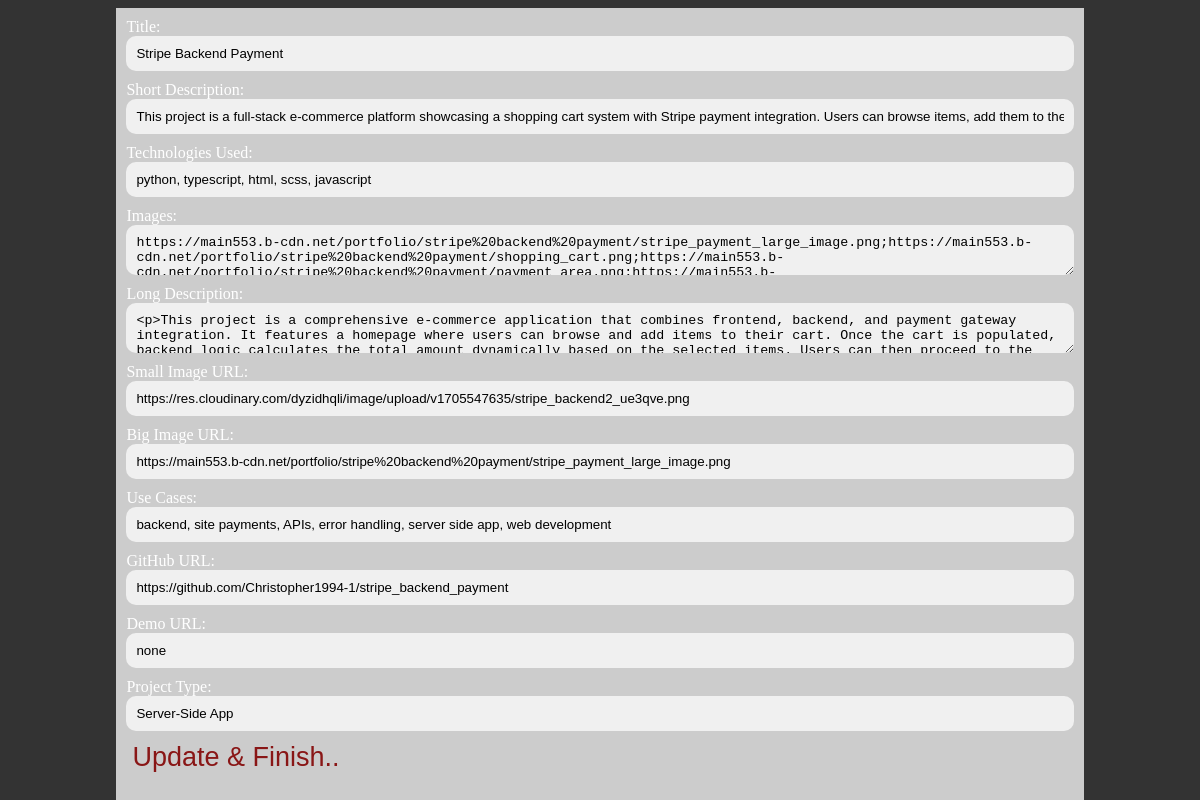
/update_project/2/, run on an earlier commit of the app's database.
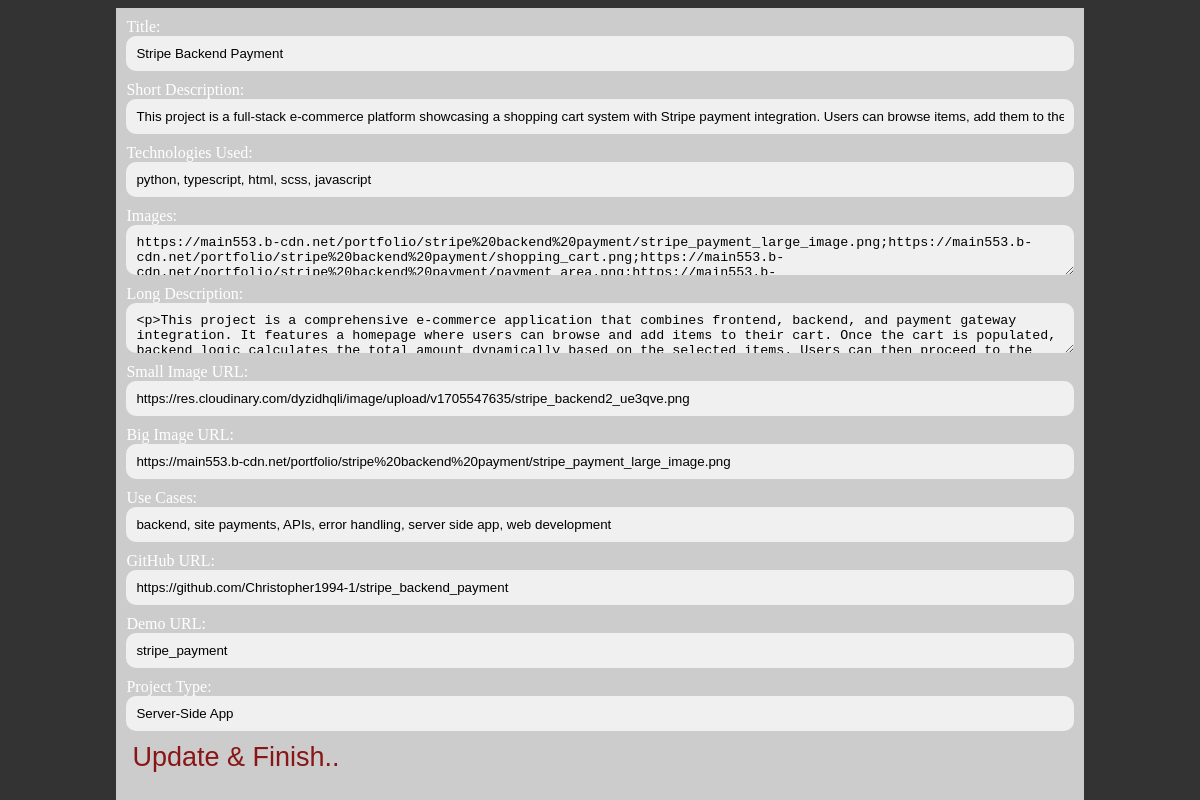
And on a later commit of the database.
### main_site/models.py (models this page shows, shortened)
class Projects(models.Model):
    title = models.CharField(max_length=255)
    short_description = models.TextField()
    technologies_used = models.TextField()
    imageCover_large = models.TextField(default='none')
    imageCover_small = models.TextField(default='none')
    images = models.TextField(default='none')
    demo_url = models.TextField(default='none')
    gitHub = models.TextField(default='none')
    long_description = models.TextField(default='none')
    has_video = models.TextField(default="none")
    video_url = models.TextField(default='none')
    site_url = models.TextField(default='none')
    project_type = models.TextField(default='none')
    use_cases = models.TextField(default='none')

### main_site/updating_projects.py (the view)
# urls.py: path('update_project/<str:project_id>/', updating_projects.update_project_are, name="update_project_are"),
def update_project_are(request, project_id):
    project_2_edit = models.Projects.objects.filter(id=project_id).first()
    project_title: str = project_2_edit.title
    project_short_d: str = project_2_edit.short_description
    technologies_used: str = project_2_edit.technologies_used
    images: str = project_2_edit.images
    demo_url: str = project_2_edit.demo_url
    gitHub: str = project_2_edit.gitHub
    long_description: str = project_2_edit.long_description
    project_type: str = project_2_edit.project_type
    use_cases: str = project_2_edit.use_cases
    imageCover_large: str = project_2_edit.imageCover_large
    imageCover_small: str = project_2_edit.imageCover_small
    context = {
        "title": project_title,
        "short_d": project_short_d,
        "technologies_used": technologies_used,
        "images": images,
        "long_d": long_description,
        "small_image_url": imageCover_small,
        "big_image_url": imageCover_large,
        "use_cases": use_cases,
        "github_url": gitHub,
        "demo_url": demo_url,
        "project_type": project_type,
        "project_id": project_2_edit.pk
    }
    return render(request, "pages/update_project.html", context)

### main_site/templates/pages/update_project.html (shortened to what this page needs)
<html lang="en">
<head>
    {% load static %}
    <link rel="stylesheet" href="{% static 'css/project_selection.css' %}">
</head>
<body style="background-color: #333;">
    <div class="project-container">
        <form action="{% url 'update_project_finished' %}" method="post" class="updateProjectClass">
            <div class="n_input">
                <label for="title">Title:</label>
                <input type="text" name="title" id="title" value="{{title}}">
            </div>
            <div class="n_input">
                <label for="short_d">Short Description:</label>
                <input type="text" name="short_d" id="short_d" value="{{short_d}}">
            </div>
            <div class="n_input">
                <label for="tech_used">Technologies Used:</label>
                <input type="text" name="tech_used" id="tech_used" value="{{technologies_used}}">
            </div>
            <div class="m_input">
                <label for="images">Images:</label>
                <textarea name="images" id="images" placeholder="{{images}}">{{images}}</textarea>
            </div>
            <div class="m_input">
                <label for="long_d">Long Description:</label>
                <textarea name="long_d" id="long_d" placeholder="{{long_d}}">{{long_d}}</textarea>
            </div>
            <div class="n_input">
                <label for="small_image_url">Small Image URL:</label>
                <input type="text" name="small_image_url" id="small_image_url" value="{{small_image_url}}">
            </div>
            <div class="n_input">
                <label for="big_image_url">Big Image URL:</label>
                <input type="text" name="big_image_url" id="big_image_url" value="{{big_image_url}}">
            </div>
            <div class="n_input">
                <label for="use_cases">Use Cases:</label>
                <input type="text" name="use_cases" id="use_cases" value="{{use_cases}}">
            </div>
            <div class="n_input">
                <label for="github_url">GitHub URL:</label>
                <input type="text" name="github_url" id="github_url" value="{{github_url}}">
            </div>
            <div class="n_input">
                <label for="demo_url">Demo URL:</label>
                <input type="text" name="demo_url" id="demo_url" value="{{demo_url}}">
            </div>
            <div class="n_input">
                <label for="project_type">Project Type:</label>
                <input type="text" name="project_type" id="project_type" value="{{project_type}}">
            </div>
            <button type="submit">Update & Finish..</button>
        </form>
    </div>
</body>
</html>

What changed in the data, as far as the page shows it:
changed Projects "Stripe Backend Payment": demo_url "none" → "stripe_payment"
